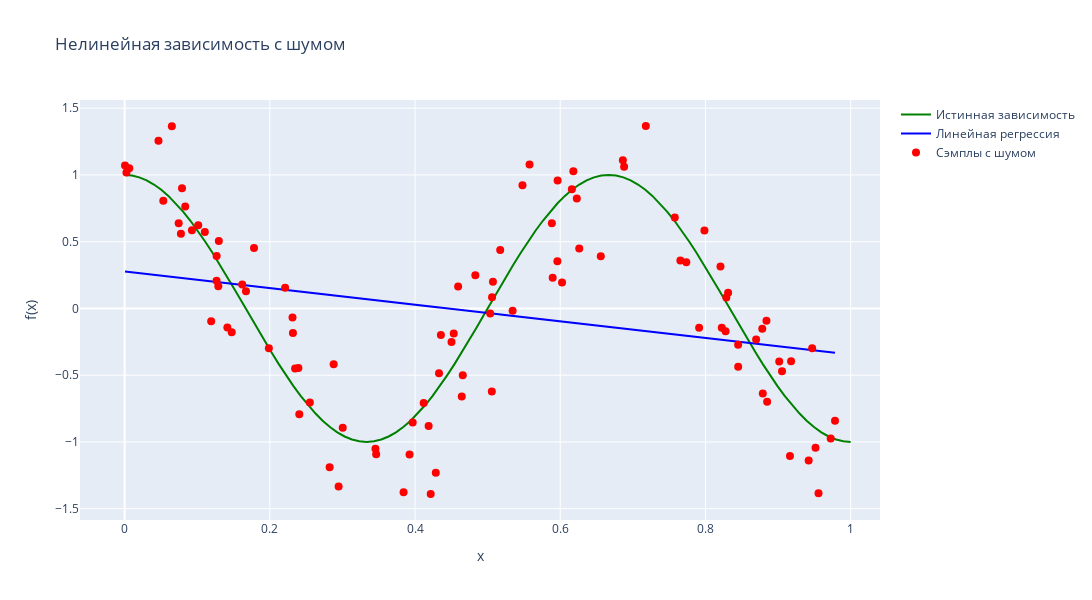

The notebook cell this image was saved under:
### Code cell
# визуализируем синтетические данные + функциональную зависимость
fig = go.Figure()

fig.add_trace(go.Scatter(
    x=x_true, y=y_true, mode='lines',
    name='Истинная зависимость',
    line=dict(color='green')
))

# прогноз линейной регрессии
fig.add_trace(go.Scatter(
    x=X.flatten(), y=y_train_hat, mode='lines',
    name='Линейная регрессия',
    line=dict(color='blue')
))

fig.add_trace(go.Scatter(
    x=X.flatten(), y=y, mode='markers',
    name='Сэмплы с шумом',
    marker=dict(color='red', size=8)
))


fig.update_layout(
    title='Нелинейная зависимость с шумом',
    xaxis_title='x',
    yaxis_title='f(x)',
    height=600,
    width=1200
)

fig.show()
